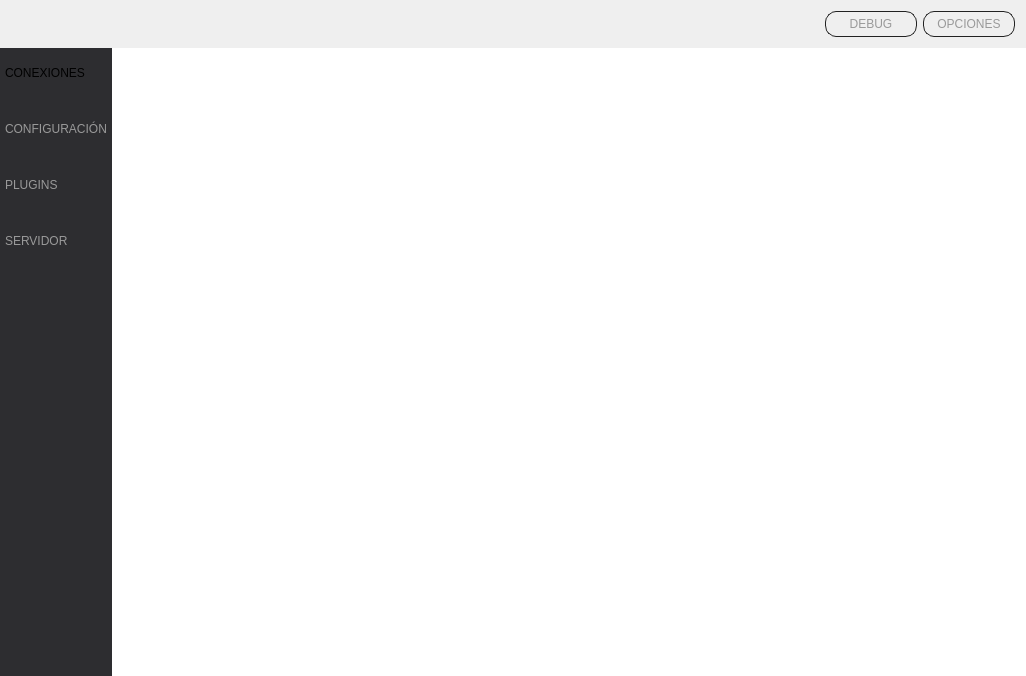
<?xml version="1.0" encoding="UTF-8"?>
<ui version="4.0">
 <class>Stealth</class>
 <widget class="QMainWindow" name="Stealth">
  <property name="geometry">
   <rect>
    <x>0</x>
    <y>0</y>
    <width>1026</width>
    <height>676</height>
   </rect>
  </property>
  <property name="windowTitle">
   <string>Demo</string>
  </property>
  <property name="styleSheet">
   <string notr="true"/>
  </property>
  <widget class="QWidget" name="centralWidget">
   <layout class="QGridLayout" name="gridLayout">
    <property name="margin">
     <number>0</number>
    </property>
    <property name="spacing">
     <number>0</number>
    </property>
    <item row="1" column="0">
     <widget class="QFrame" name="leftFrame">
      <property name="sizePolicy">
       <sizepolicy hsizetype="Fixed" vsizetype="Preferred">
        <horstretch>0</horstretch>
        <verstretch>0</verstretch>
       </sizepolicy>
      </property>
      <property name="font">
       <font>
        <pointsize>9</pointsize>
       </font>
      </property>
      <property name="styleSheet">
       <string notr="true">#leftFrame
{
	background-color:#2d2d30;
}

QPushButton {

text-align: left;
color: #999999;
border: 0px solid #555;
padding: 5px;
background: qlineargradient(x1: 0, y1: 0, x2: 0, y2: 1,
stop: 0 #707070, 
stop: 0.08 #555555,
stop: 0.4 #2d2d30,
stop: 0.97 #333333
 stop: 1 #000000);
min-width: 80px;
}

QPushButton:checked {
color:  #000;
background: qradialgradient(cx: 0.4, cy: -0.1,
fx: 0.4, fy: -0.1,
radius: 1.35, stop: 0 #fff, stop: 1 #ddd);
}

QPushButton:pressed
{
color:  #000;
background: qradialgradient(cx: 0.4, cy: -0.1,
fx: 0.4, fy: -0.1,
radius: 1.35, stop: 0 #fff, stop: 1 #ddd);;
}</string>
      </property>
      <property name="frameShape">
       <enum>QFrame::NoFrame</enum>
      </property>
      <property name="frameShadow">
       <enum>QFrame::Raised</enum>
      </property>
      <layout class="QGridLayout" name="gridLayout_4">
       <property name="horizontalSpacing">
        <number>0</number>
       </property>
       <property name="margin">
        <number>0</number>
       </property>
       <item row="0" column="0">
        <layout class="QVBoxLayout" name="verticalLayout">
         <property name="sizeConstraint">
          <enum>QLayout::SetFixedSize</enum>
         </property>
         <item>
          <widget class="QPushButton" name="btnConnections">
           <property name="sizePolicy">
            <sizepolicy hsizetype="Expanding" vsizetype="Fixed">
             <horstretch>0</horstretch>
             <verstretch>0</verstretch>
            </sizepolicy>
           </property>
           <property name="minimumSize">
            <size>
             <width>90</width>
             <height>50</height>
            </size>
           </property>
           <property name="focusPolicy">
            <enum>Qt::NoFocus</enum>
           </property>
           <property name="text">
            <string>CONEXIONES</string>
           </property>
           <property name="icon">
            <iconset resource="Resource.qrc">
             <normaloff>:/res/img/blue-iconset/eye.png</normaloff>:/res/img/blue-iconset/eye.png</iconset>
           </property>
           <property name="iconSize">
            <size>
             <width>32</width>
             <height>32</height>
            </size>
           </property>
           <property name="checkable">
            <bool>true</bool>
           </property>
           <property name="checked">
            <bool>true</bool>
           </property>
           <property name="autoExclusive">
            <bool>true</bool>
           </property>
          </widget>
         </item>
         <item>
          <widget class="QPushButton" name="btnConfiguration">
           <property name="enabled">
            <bool>true</bool>
           </property>
           <property name="sizePolicy">
            <sizepolicy hsizetype="Expanding" vsizetype="Fixed">
             <horstretch>0</horstretch>
             <verstretch>0</verstretch>
            </sizepolicy>
           </property>
           <property name="minimumSize">
            <size>
             <width>90</width>
             <height>50</height>
            </size>
           </property>
           <property name="focusPolicy">
            <enum>Qt::NoFocus</enum>
           </property>
           <property name="text">
            <string>CONFIGURACIÓN</string>
           </property>
           <property name="icon">
            <iconset resource="Resource.qrc">
             <normaloff>:/res/img/blue-iconset/config.png</normaloff>:/res/img/blue-iconset/config.png</iconset>
           </property>
           <property name="iconSize">
            <size>
             <width>32</width>
             <height>32</height>
            </size>
           </property>
           <property name="checkable">
            <bool>true</bool>
           </property>
           <property name="autoExclusive">
            <bool>true</bool>
           </property>
          </widget>
         </item>
         <item>
          <widget class="QPushButton" name="btnPlugins">
           <property name="enabled">
            <bool>false</bool>
           </property>
           <property name="sizePolicy">
            <sizepolicy hsizetype="Expanding" vsizetype="Fixed">
             <horstretch>0</horstretch>
             <verstretch>0</verstretch>
            </sizepolicy>
           </property>
           <property name="minimumSize">
            <size>
             <width>90</width>
             <height>50</height>
            </size>
           </property>
           <property name="focusPolicy">
            <enum>Qt::NoFocus</enum>
           </property>
           <property name="text">
            <string>PLUGINS</string>
           </property>
           <property name="icon">
            <iconset resource="Resource.qrc">
             <normaloff>:/res/img/blue-iconset/adressbook.png</normaloff>:/res/img/blue-iconset/adressbook.png</iconset>
           </property>
           <property name="iconSize">
            <size>
             <width>32</width>
             <height>32</height>
            </size>
           </property>
           <property name="checkable">
            <bool>true</bool>
           </property>
           <property name="autoExclusive">
            <bool>true</bool>
           </property>
          </widget>
         </item>
         <item>
          <widget class="QPushButton" name="btnServer">
           <property name="enabled">
            <bool>false</bool>
           </property>
           <property name="sizePolicy">
            <sizepolicy hsizetype="Expanding" vsizetype="Fixed">
             <horstretch>0</horstretch>
             <verstretch>0</verstretch>
            </sizepolicy>
           </property>
           <property name="minimumSize">
            <size>
             <width>90</width>
             <height>50</height>
            </size>
           </property>
           <property name="focusPolicy">
            <enum>Qt::NoFocus</enum>
           </property>
           <property name="text">
            <string>SERVIDOR</string>
           </property>
           <property name="icon">
            <iconset resource="Resource.qrc">
             <normaloff>:/res/img/blue-iconset/newfile.png</normaloff>:/res/img/blue-iconset/newfile.png</iconset>
           </property>
           <property name="iconSize">
            <size>
             <width>32</width>
             <height>32</height>
            </size>
           </property>
           <property name="checkable">
            <bool>true</bool>
           </property>
           <property name="autoExclusive">
            <bool>true</bool>
           </property>
          </widget>
         </item>
         <item>
          <spacer name="verticalSpacer">
           <property name="orientation">
            <enum>Qt::Vertical</enum>
           </property>
           <property name="sizeHint" stdset="0">
            <size>
             <width>20</width>
             <height>40</height>
            </size>
           </property>
          </spacer>
         </item>
        </layout>
       </item>
      </layout>
     </widget>
    </item>
    <item row="1" column="1">
     <widget class="QFrame" name="centralFrame">
      <property name="styleSheet">
       <string notr="true">#centralFrame {
border: none;
	background-color: white;
}

#centralFrame QPushButton {
color: #efefef;
border: 1px solid #222222;
border-radius: 8px;
padding: 6px;
background: qradialgradient(cx: 0.3, cy: -0.4,
fx: 0.3, fy: -0.4,
radius: 1.35, stop: 0  #707070, stop: 1 #2d2d30);
min-width: 80px;
}

#centralFrame QPushButton:pressed {
background: qradialgradient(cx: 0.4, cy: -0.1,
fx: 0.4, fy: -0.1,
radius: 1.35, stop: 0 #fff, stop: 1 #ddd);
}

#centralFrame QPushButton:disabled
{
background: qradialgradient(cx: 0.4, cy: -0.1,
fx: 0.4, fy: -0.1,
radius: 1.35, stop: 0 #ddd, stop: 1 #999)
}

#centralFrame QHeaderView::section {
background: qradialgradient(cx: 0.3, cy: -0.4,
fx: 0.3, fy: -0.4,
radius: 1.35, stop: 0  #707070, stop: 1 #2d2d30);
     color: #efefef;
     padding: 4px;
     border:0.5px solid black;
border-radius: 2px;
border-style: outset;
 }</string>
      </property>
      <property name="frameShape">
       <enum>QFrame::StyledPanel</enum>
      </property>
      <property name="frameShadow">
       <enum>QFrame::Raised</enum>
      </property>
      <layout class="QGridLayout" name="gridLayout_3">
       <property name="margin">
        <number>0</number>
       </property>
       <item row="0" column="0">
        <layout class="QGridLayout" name="centralFrameLayout"/>
       </item>
      </layout>
     </widget>
    </item>
    <item row="0" column="0" colspan="2">
     <widget class="QFrame" name="topFrame">
      <property name="sizePolicy">
       <sizepolicy hsizetype="Preferred" vsizetype="Fixed">
        <horstretch>0</horstretch>
        <verstretch>0</verstretch>
       </sizepolicy>
      </property>
      <property name="styleSheet">
       <string notr="true">#topFrame {
border: none;
background: qlineargradient(x1: 0, y1: 0, x2: 0, y2: 1,
stop: 0 #707070, 
stop: 0.08 #555555,
stop: 0.4 #2d2d30,
stop: 0.97 #333333,
 stop: 1 #000000);
}

#topFrame QPushButton {
color: #999999;
border: 1px solid #222222;
border-radius: 11px;
padding: 5px;
background: qradialgradient(cx: 0.3, cy: -0.4,
fx: 0.3, fy: -0.4,
radius: 1.35, stop: 0  #707070, stop: 1 #2d2d30);
min-width: 80px;
}

#topFrame QPushButton:pressed {
background: qradialgradient(cx: 0.4, cy: -0.1,
fx: 0.4, fy: -0.1,
radius: 1.35, stop: 0 #fff, stop: 1 #ddd);
}</string>
      </property>
      <property name="frameShape">
       <enum>QFrame::StyledPanel</enum>
      </property>
      <property name="frameShadow">
       <enum>QFrame::Raised</enum>
      </property>
      <layout class="QHBoxLayout" name="horizontalLayout">
       <item>
        <spacer name="horizontalSpacer">
         <property name="orientation">
          <enum>Qt::Horizontal</enum>
         </property>
         <property name="sizeHint" stdset="0">
          <size>
           <width>40</width>
           <height>20</height>
          </size>
         </property>
        </spacer>
       </item>
       <item>
        <widget class="QPushButton" name="btnDebug">
         <property name="focusPolicy">
          <enum>Qt::NoFocus</enum>
         </property>
         <property name="styleSheet">
          <string notr="true"/>
         </property>
         <property name="text">
          <string>DEBUG</string>
         </property>
         <property name="icon">
          <iconset resource="Resource.qrc">
           <normaloff>:/res/img/debug.png</normaloff>:/res/img/debug.png</iconset>
         </property>
         <property name="iconSize">
          <size>
           <width>32</width>
           <height>24</height>
          </size>
         </property>
         <property name="checkable">
          <bool>false</bool>
         </property>
        </widget>
       </item>
       <item>
        <widget class="QPushButton" name="pushButton">
         <property name="enabled">
          <bool>false</bool>
         </property>
         <property name="focusPolicy">
          <enum>Qt::NoFocus</enum>
         </property>
         <property name="text">
          <string>OPCIONES</string>
         </property>
         <property name="icon">
          <iconset resource="Resource.qrc">
           <normaloff>:/res/img/settings_2.png</normaloff>:/res/img/settings_2.png</iconset>
         </property>
         <property name="iconSize">
          <size>
           <width>32</width>
           <height>24</height>
          </size>
         </property>
        </widget>
       </item>
      </layout>
     </widget>
    </item>
   </layout>
  </widget>
 </widget>
 <layoutdefault spacing="6" margin="11"/>
 <resources>
  <include location="Resource.qrc"/>
 </resources>
 <connections/>
</ui>
